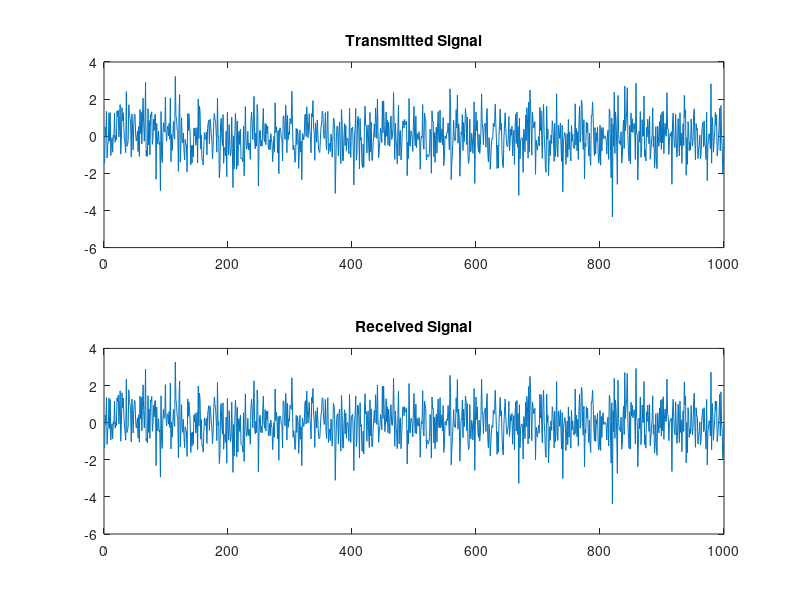

The MATLAB source for this figure:
clc;
clear;
close all;

N = 1000;

% Generate transmitted signals
tx = randn(2,N);

% Generate 2x2 channel
H = randn(2,2);

% Add noise
noise = 0.1*randn(2,N);

% Received signal
rx = H*tx + noise;

% Recover transmitted signal
recovered = pinv(H)*rx;

% Plot
figure;
subplot(2,1,1);
plot(tx(1,:));
title('Transmitted Signal');

subplot(2,1,2);
plot(recovered(1,:));
title('Received Signal');
